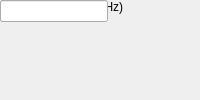
<?xml version="1.0" encoding="UTF-8"?>
<ui version="4.0">
 <class>MainWindow</class>
 <widget class="QMainWindow" name="MainWindow">
  <property name="windowTitle"><string>adc2x14_400_4x</string></property>
  <widget class="QWidget" name="centralwidget">
   <!-- NOTE: this is a simplified structural mirror of the generated
        <module>_ui.py, not a full round-trip Designer file. Regenerate
        both from the same spec if you need to edit layout by hand. -->
       <widget class="QLabel" name="label_adc_brd">
     <property name="text"><string>ADC Board</string></property>
    </widget>
       <widget class="QComboBox" name="adc_brd">
     <item><property name="text"><string>0</string></property></item>
     <item><property name="text"><string>1</string></property></item>
    </widget>
       <widget class="QLabel" name="label_adc_clk_rate">
     <property name="text"><string>ADC Clock Rate (MHz)</string></property>
    </widget>
       <widget class="QLineEdit" name="adc_clk_rate"/>
  </widget>
 </widget>
 <resources/>
 <connections/>
</ui>
